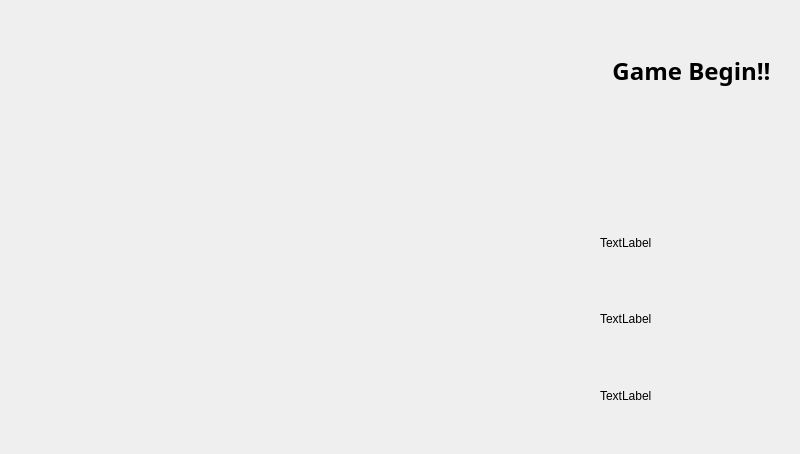
<?xml version="1.0" encoding="UTF-8"?>
<ui version="4.0">
 <class>gamewidget</class>
 <widget class="QWidget" name="gamewidget">
  <property name="geometry">
   <rect>
    <x>0</x>
    <y>0</y>
    <width>800</width>
    <height>454</height>
   </rect>
  </property>
  <property name="windowTitle">
   <string>Form</string>
  </property>
  <widget class="QLabel" name="label">
   <property name="geometry">
    <rect>
     <x>600</x>
     <y>50</y>
     <width>201</width>
     <height>41</height>
    </rect>
   </property>
   <property name="font">
    <font>
     <family>Adobe Caslon Pro Bold</family>
     <pointsize>18</pointsize>
     <weight>75</weight>
     <bold>true</bold>
    </font>
   </property>
   <property name="text">
    <string>  Game Begin!!</string>
   </property>
  </widget>
  <widget class="QWidget" name="layoutWidget">
   <property name="geometry">
    <rect>
     <x>600</x>
     <y>130</y>
     <width>191</width>
     <height>301</height>
    </rect>
   </property>
   <layout class="QVBoxLayout" name="verticalLayout">
    <item>
     <widget class="QLabel" name="label_5">
      <property name="text">
       <string/>
      </property>
     </widget>
    </item>
    <item>
     <widget class="QLabel" name="label_2">
      <property name="text">
       <string>TextLabel</string>
      </property>
     </widget>
    </item>
    <item>
     <widget class="QLabel" name="label_3">
      <property name="text">
       <string>TextLabel</string>
      </property>
     </widget>
    </item>
    <item>
     <widget class="QLabel" name="label_4">
      <property name="text">
       <string>TextLabel</string>
      </property>
     </widget>
    </item>
   </layout>
  </widget>
 </widget>
 <resources/>
 <connections/>
</ui>
